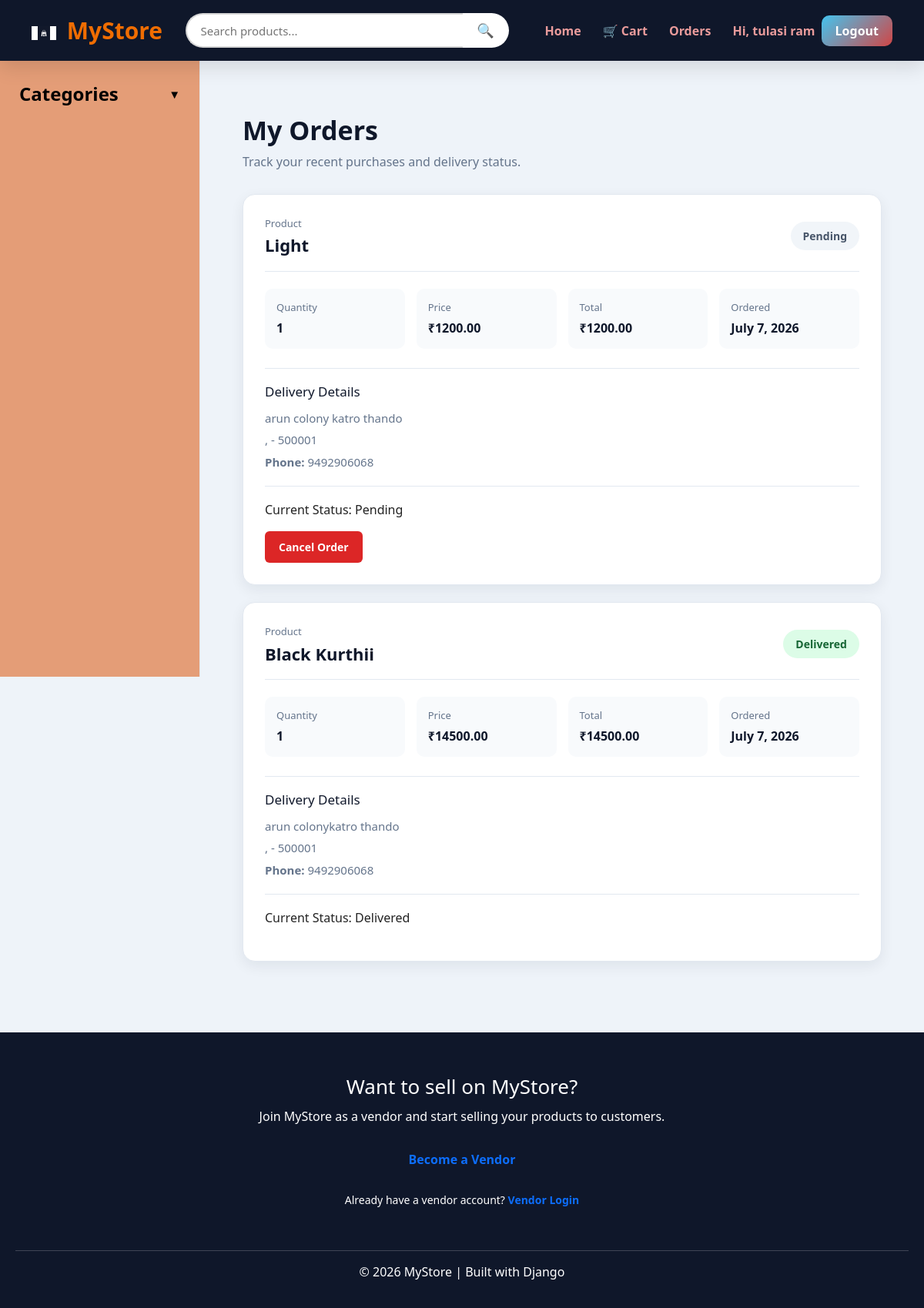
/orders/ (signed in), run on the app's committed database.
### store1/models/orders.py (models this page shows)
class Order(models.Model):
    product=models.ForeignKey(Products, on_delete=models.CASCADE)
    customer=models.ForeignKey(Customer,on_delete=models.CASCADE)
    quantity=models.PositiveIntegerField(default=1)
    price=models.DecimalField(max_digits=10,decimal_places=2)
    address=models.CharField(max_length=250)
    city=models.CharField(max_length=100,blank=True)
    state=models.CharField(max_length=100,blank=True)
    pincode=models.CharField(max_length=6)
    latitude=models.DecimalField(max_digits=10,decimal_places=7,null=True,blank=True)
    longitude =models.DecimalField(max_digits=10,decimal_places=7,blank=True,null=True)
    phone=models.CharField(max_length=12)
    date=models.DateField( default=timezone.now)
    STATUS_CHOICES = [
    ('Pending', 'Pending'),
    ('Processing', 'Processing'),
    ('Shipped', 'Shipped'),
    ('Delivered', 'Delivered'),
    ('Cancelled', 'Cancelled'),]
    status=models.CharField(max_length=20,choices=STATUS_CHOICES,default='Pending')

### store1/models/Product.py (models this page shows, shortened)
class Products(models.Model):
    name=models.CharField(max_length=60)
    price=models.FloatField(default=0)
    category=models.ForeignKey(Category,on_delete=models.CASCADE)
    description=models.CharField(max_length=300,blank=True,null=True)
    image=models.ImageField(upload_to='uploads/Product')
    vendor =models.ForeignKey(Vendor,on_delete=models.CASCADE,blank=True,null=True)

### store1/views/orders.py (the view, shortened to what this page needs)
# urls.py: path('orders/',Orders.as_view(),name='orders'),
class Orders(View):
    def get(self,request):
        customer_id=request.session.get('customer_id')
        if not customer_id:
            return redirect('login')
        orders=Order.objects.filter(customer=customer_id).order_by("-date")
        for order in orders:
            order.total_price = order.price * order.quantity
        return render(request,'orders.html',context={'orders':orders})

### store1/templates/orders.html (shortened to what this page needs)
{% extends 'base.html' %}
{% load static %}
{% block extra_css %}
<link rel="stylesheet" href="{% static 'css/orders.css' %}">
{% endblock %}
{% block content %}
<div class="orders-page">
<div class="orders-header">
    <h2 class="orders-title">
        My Orders
    </h2>
    <p class="orders-subtitle">
        Track your recent purchases and delivery status.
    </p>
</div>
{% if orders %}
    {% for order in orders %}
    <div class="order-card">
        <div class="order-top">
            <div>
                <span class="order-label">
                    Product
                </span>
                <h3 class="product-name">
                    {{ order.product.name }}
                </h3>
            </div>
            <div class="order-status">
                {% if order.status == "Pending" %}
                    <span class="status pending">
                        Pending
                    </span>
                {% elif order.status == "Processing" %}
                    <span class="status processing">
                        Processing
                    </span>
                {% elif order.status == "Shipped" %}
                    <span class="status shipped">
                        Shipped
                    </span>
                {% elif order.status == "Delivered" %}
                    <span class="status delivered">
                        Delivered
                    </span>
                {% elif order.status == "Cancelled" %}
                    <span class="status cancelled">
                        Cancelled
                    </span>
                {% endif %}
            </div>
        </div>
        <div class="order-info">
            <div class="info-box">
                <span>
                    Quantity
                </span>
                <strong>
                    {{ order.quantity }}
                </strong>
            </div>
            <div class="info-box">
                <span>
                    Price
                </span>
                <strong>
                    ₹{{ order.price }}
                </strong>
            </div>
            <div class="info-box">
                <span>
                    Total
                </span>
                <strong>
                    ₹{{ order.total_price }}
                </strong>
            </div>
            <div class="info-box">
                <span>
                    Ordered
                </span>
                <strong>
                    {{ order.date }}
                </strong>
            </div>
        </div>
        <div class="delivery-section">
            <h4>
                Delivery Details
            </h4>
            <p>
                {{ order.address }}
            </p>
            <p>
                {{ order.city }}, {{ order.state }} -
                {{ order.pincode }}
            </p>
            <p>
                <strong>Phone:</strong>
                {{ order.phone }}
            </p>
        </div>
    <div class="order-actions">
    <p>Current Status: {{ order.status }}</p>
    {% if order.status == "Pending" %}
        <form method="POST">
            <button type="submit" class="cancel-order-btn">
                Cancel Order
            </button>
        </form>
    {% endif %}
    </div>
    </div>
    {% endfor %}
{% endif %}
</div>
{% endblock %}

### store1/static/css/base.css (style rules this page uses)
* { margin: 0; padding: 0; box-sizing: border-box; }
body { background: #eef3f9; font-family: 'Segoe UI', Tahoma, Geneva, Verdana, sans-serif; color: #222; }

### store1/static/css/orders.css (style rules this page uses)
.orders-page { width: 100%; max-width: 1000px; margin: auto; padding: 40px 25px; box-sizing: border-box; }
.orders-header { margin-bottom: 30px; }
.orders-title { margin: 0; font-size: 34px; font-weight: 700; color: #0f172a; }
.orders-subtitle { margin-top: 8px; color: #64748b; font-size: 16px; }
.order-card { background: #ffffff; border-radius: 16px; padding: 28px; margin-bottom: 22px; border: 1px solid #e2e8f0; box-shadow: 0 6px 18px rgba(15, 23, 42, 0.07); transition: 0.2s ease; box-sizing: border-box; }
.order-top { display: flex; justify-content: space-between; align-items: center; padding-bottom: 20px; border-bottom: 1px solid #e2e8f0; gap: 20px; }
.order-label { display: block; font-size: 13px; color: #64748b; margin-bottom: 5px; }
.product-name { margin: 0; font-size: 22px; font-weight: 600; color: #0f172a; overflow-wrap: break-word; }
.status { display: inline-block; padding: 8px 16px; border-radius: 20px; font-size: 14px; font-weight: 600; white-space: nowrap; }
.status.pending { background: #f1f5f9; color: #475569; }
.status.delivered { background: #dcfce7; color: #166534; }
.order-info { display: grid; grid-template-columns: repeat(4, 1fr); gap: 15px; margin-top: 22px; }
.info-box { background: #f8fafc; border-radius: 10px; padding: 15px; min-width: 0; }
.info-box span { display: block; font-size: 13px; color: #64748b; margin-bottom: 5px; }
.info-box strong { display: block; font-size: 16px; color: #0f172a; overflow-wrap: break-word; }
.delivery-section { margin-top: 25px; padding-top: 20px; border-top: 1px solid #e2e8f0; }
.delivery-section h4 { margin-bottom: 12px; font-size: 17px; color: #0f172a; }
.delivery-section p { margin: 6px 0; color: #64748b; font-size: 15px; overflow-wrap: break-word; }
.order-actions { margin-top: 20px; padding-top: 18px; border-top: 1px solid #e2e8f0; }
.cancel-order-btn { padding: 10px 18px; border: none; border-radius: 6px; background: #dc2626; color: white; font-size: 14px; font-weight: 600; cursor: pointer; }

### data on the page
Order: product.name "Light", shows "Pending", quantity "1", price "1200.00", total_price "1200.00", date "July 7, 2026", address "arun colony katro thando", pincode "500001", phone "9492906068", status "Pending"
Order: product.name "Black Kurthii", shows "Delivered", quantity "1", price "14500.00", total_price "14500.00", date "July 7, 2026", address "arun colonykatro thando", pincode "500001", phone "9492906068", status "Delivered"

### other printed values
{{ request.session.customer_name }} "tulasi ram"
